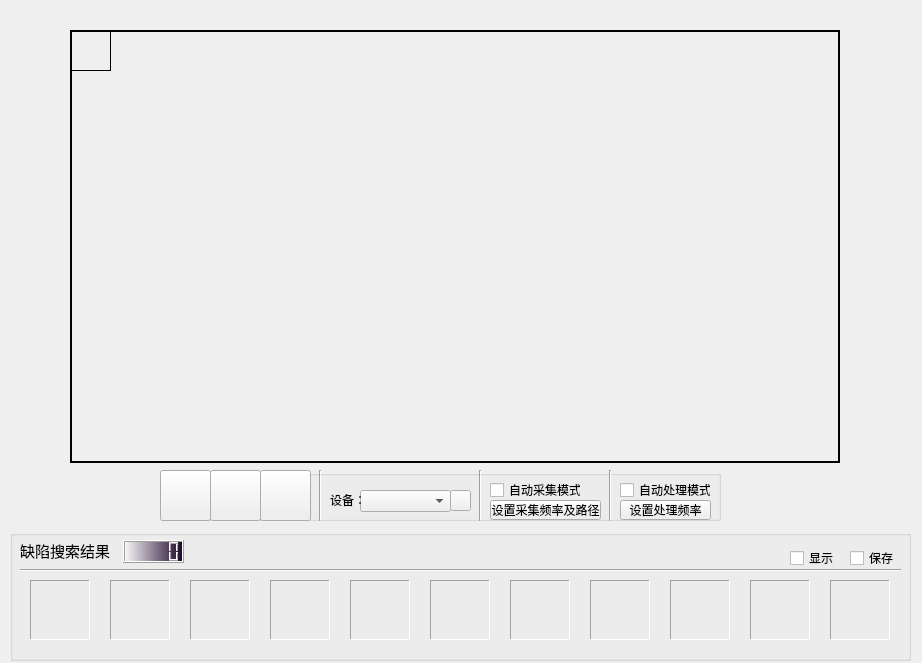
        <widget class="QWidget" name="scrollAreaWidgetContents">
         <property name="geometry">
          <rect>
           <x>0</x>
           <y>-82</y>
           <width>922</width>
           <height>663</height>
          </rect>
         </property>
         <widget class="QGroupBox" name="groupBoxrois">
          <property name="geometry">
           <rect>
            <x>10</x>
            <y>530</y>
            <width>901</width>
            <height>131</height>
           </rect>
          </property>
          <property name="title">
           <string/>
          </property>
          <widget class="QCheckBox" name="checkboxsaveroi">
           <property name="geometry">
            <rect>
             <x>840</x>
             <y>20</y>
             <width>51</width>
             <height>16</height>
            </rect>
           </property>
           <property name="text">
            <string>保存</string>
           </property>
          </widget>
          <widget class="QLCDNumber" name="FlawNumber">
           <property name="geometry">
            <rect>
             <x>113</x>
             <y>10</y>
             <width>61</width>
             <height>23</height>
            </rect>
           </property>
           <property name="font">
            <font>
             <family>Arial</family>
             <weight>75</weight>
             <bold>true</bold>
            </font>
           </property>
           <property name="styleSheet">
            <string notr="true">
background-color: qlineargradient(spread:pad, x1:1, y1:0.511, x2:0, y2:0.517, stop:0 rgba(25, 0, 35, 255), stop:1 rgba(255, 255, 255, 255));</string>
           </property>
           <property name="frameShape">
            <enum>QFrame::Box</enum>
           </property>
           <property name="frameShadow">
            <enum>QFrame::Raised</enum>
           </property>
           <property name="lineWidth">
            <number>1</number>
           </property>
           <property name="smallDecimalPoint">
            <bool>false</bool>
           </property>
           <property name="digitCount">
            <number>5</number>
           </property>
           <property name="segmentStyle">
            <enum>QLCDNumber::Filled</enum>
           </property>
          </widget>
          <widget class="QLabel" name="roilabel_10">
           <property name="geometry">
            <rect>
             <x>740</x>
             <y>50</y>
             <width>60</width>
             <height>60</height>
            </rect>
           </property>
           <property name="frameShape">
            <enum>QFrame::Panel</enum>
           </property>
           <property name="frameShadow">
            <enum>QFrame::Sunken</enum>
           </property>
           <property name="text">
            <string/>
           </property>
           <property name="scaledContents">
            <bool>true</bool>
           </property>
          </widget>
          <widget class="Line" name="line_1">
           <property name="geometry">
            <rect>
             <x>10</x>
             <y>30</y>
             <width>881</width>
             <height>20</height>
            </rect>
           </property>
           <property name="orientation">
            <enum>Qt::Horizontal</enum>
           </property>
          </widget>
          <widget class="QLabel" name="roilabel_5">
           <property name="geometry">
            <rect>
             <x>340</x>
             <y>50</y>
             <width>60</width>
             <height>60</height>
            </rect>
           </property>
           <property name="frameShape">
            <enum>QFrame::Panel</enum>
           </property>
           <property name="frameShadow">
            <enum>QFrame::Sunken</enum>
           </property>
           <property name="text">
            <string/>
           </property>
           <property name="scaledContents">
            <bool>true</bool>
           </property>
          </widget>
          <widget class="QLabel" name="roilabel_8">
           <property name="geometry">
            <rect>
             <x>580</x>
             <y>50</y>
             <width>60</width>
             <height>60</height>
            </rect>
           </property>
           <property name="frameShape">
            <enum>QFrame::Panel</enum>
           </property>
           <property name="frameShadow">
            <enum>QFrame::Sunken</enum>
           </property>
           <property name="text">
            <string/>
           </property>
           <property name="scaledContents">
            <bool>true</bool>
           </property>
          </widget>
          <widget class="QLabel" name="roilabel_3">
           <property name="geometry">
            <rect>
             <x>180</x>
             <y>50</y>
             <width>60</width>
             <height>60</height>
            </rect>
           </property>
           <property name="frameShape">
            <enum>QFrame::Panel</enum>
           </property>
           <property name="frameShadow">
            <enum>QFrame::Sunken</enum>
           </property>
           <property name="text">
            <string/>
           </property>
           <property name="scaledContents">
            <bool>true</bool>
           </property>
          </widget>
          <widget class="QLabel" name="roilabel_7">
           <property name="geometry">
            <rect>
             <x>500</x>
             <y>50</y>
             <width>60</width>
             <height>60</height>
            </rect>
           </property>
           <property name="frameShape">
            <enum>QFrame::Panel</enum>
           </property>
           <property name="frameShadow">
            <enum>QFrame::Sunken</enum>
           </property>
           <property name="text">
            <string/>
           </property>
           <property name="scaledContents">
            <bool>true</bool>
           </property>
          </widget>
          <widget class="QCheckBox" name="checkboxshowroi">
           <property name="geometry">
            <rect>
             <x>780</x>
             <y>20</y>
             <width>51</width>
             <height>16</height>
            </rect>
           </property>
           <property name="text">
            <string>显示</string>
           </property>
          </widget>
          <widget class="QLabel" name="roilabel_1">
           <property name="geometry">
            <rect>
             <x>20</x>
             <y>50</y>
             <width>60</width>
             <height>60</height>
            </rect>
           </property>
           <property name="frameShape">
            <enum>QFrame::Panel</enum>
           </property>
           <property name="frameShadow">
            <enum>QFrame::Sunken</enum>
           </property>
           <property name="text">
            <string/>
           </property>
           <property name="scaledContents">
            <bool>true</bool>
           </property>
          </widget>
          <widget class="QLabel" name="roiarea_2">
           <property name="geometry">
            <rect>
             <x>10</x>
             <y>10</y>
             <width>101</width>
             <height>21</height>
            </rect>
           </property>
           <property name="font">
            <font>
             <family>宋体</family>
             <pointsize>11</pointsize>
            </font>
           </property>
           <property name="text">
            <string>缺陷搜索结果</string>
           </property>
          </widget>
          <widget class="QLabel" name="roilabel_9">
           <property name="geometry">
            <rect>
             <x>660</x>
             <y>50</y>
             <width>60</width>
             <height>60</height>
            </rect>
           </property>
           <property name="frameShape">
            <enum>QFrame::Panel</enum>
           </property>
           <property name="frameShadow">
            <enum>QFrame::Sunken</enum>
           </property>
           <property name="text">
            <string/>
           </property>
           <property name="scaledContents">
            <bool>true</bool>
           </property>
          </widget>
          <widget class="QLabel" name="roilabel_4">
           <property name="geometry">
            <rect>
             <x>260</x>
             <y>50</y>
             <width>60</width>
             <height>60</height>
            </rect>
           </property>
           <property name="frameShape">
            <enum>QFrame::Panel</enum>
           </property>
           <property name="frameShadow">
            <enum>QFrame::Sunken</enum>
           </property>
           <property name="text">
            <string/>
           </property>
           <property name="scaledContents">
            <bool>true</bool>
           </property>
          </widget>
          <widget class="QLabel" name="roilabel_2">
           <property name="geometry">
            <rect>
             <x>100</x>
             <y>50</y>
             <width>60</width>
             <height>60</height>
            </rect>
           </property>
           <property name="frameShape">
            <enum>QFrame::Panel</enum>
           </property>
           <property name="frameShadow">
            <enum>QFrame::Sunken</enum>
           </property>
           <property name="text">
            <string/>
           </property>
           <property name="scaledContents">
            <bool>true</bool>
           </property>
          </widget>
          <widget class="QLabel" name="roilabel_11">
           <property name="geometry">
            <rect>
             <x>820</x>
             <y>50</y>
             <width>60</width>
             <height>60</height>
            </rect>
           </property>
           <property name="frameShape">
            <enum>QFrame::Panel</enum>
           </property>
           <property name="frameShadow">
            <enum>QFrame::Sunken</enum>
           </property>
           <property name="text">
            <string/>
           </property>
           <property name="scaledContents">
            <bool>true</bool>
           </property>
          </widget>
          <widget class="QLabel" name="roilabel_6">
           <property name="geometry">
            <rect>
             <x>420</x>
             <y>50</y>
             <width>60</width>
             <height>60</height>
            </rect>
           </property>
           <property name="frameShape">
            <enum>QFrame::Panel</enum>
           </property>
           <property name="frameShadow">
            <enum>QFrame::Sunken</enum>
           </property>
           <property name="text">
            <string/>
           </property>
           <property name="scaledContents">
            <bool>true</bool>
           </property>
          </widget>
          <widget class="QLabel" name="roilabelt_1">
           <property name="geometry">
            <rect>
             <x>20</x>
             <y>110</y>
             <width>61</width>
             <height>16</height>
            </rect>
           </property>
           <property name="font">
            <font>
             <weight>75</weight>
             <bold>true</bold>
            </font>
           </property>
           <property name="text">
            <string/>
           </property>
          </widget>
          <widget class="QLabel" name="roilabelt_2">
           <property name="geometry">
            <rect>
             <x>100</x>
             <y>110</y>
             <width>61</width>
             <height>16</height>
            </rect>
           </property>
           <property name="text">
            <string/>
           </property>
          </widget>
          <widget class="QLabel" name="roilabelt_3">
           <property name="geometry">
            <rect>
             <x>180</x>
             <y>110</y>
             <width>61</width>
             <height>16</height>
            </rect>
           </property>
           <property name="text">
            <string/>
           </property>
          </widget>
          <widget class="QLabel" name="roilabelt_4">
           <property name="geometry">
            <rect>
             <x>260</x>
             <y>110</y>
             <width>61</width>
             <height>16</height>
            </rect>
           </property>
           <property name="text">
            <string/>
           </property>
          </widget>
          <widget class="QLabel" name="roilabelt_6">
           <property name="geometry">
            <rect>
             <x>420</x>
             <y>110</y>
             <width>61</width>
             <height>16</height>
            </rect>
           </property>
           <property name="text">
            <string/>
           </property>
          </widget>
          <widget class="QLabel" name="roilabelt_5">
           <property name="geometry">
            <rect>
             <x>340</x>
             <y>110</y>
             <width>61</width>
             <height>16</height>
            </rect>
           </property>
           <property name="text">
            <string/>
           </property>
          </widget>
          <widget class="QLabel" name="roilabelt_7">
           <property name="geometry">
            <rect>
             <x>500</x>
             <y>110</y>
             <width>61</width>
             <height>16</height>
            </rect>
           </property>
           <property name="text">
            <string/>
           </property>
          </widget>
          <widget class="QLabel" name="roilabelt_9">
           <property name="geometry">
            <rect>
             <x>660</x>
             <y>110</y>
             <width>61</width>
             <height>16</height>
            </rect>
           </property>
           <property name="text">
            <string/>
           </property>
          </widget>
          <widget class="QLabel" name="roilabelt_8">
           <property name="geometry">
            <rect>
             <x>580</x>
             <y>110</y>
             <width>61</width>
             <height>16</height>
            </rect>
           </property>
           <property name="text">
            <string/>
           </property>
          </widget>
          <widget class="QLabel" name="roilabelt_10">
           <property name="geometry">
            <rect>
             <x>740</x>
             <y>110</y>
             <width>61</width>
             <height>16</height>
            </rect>
           </property>
           <property name="text">
            <string/>
           </property>
          </widget>
          <widget class="QLabel" name="roilabelt_11">
           <property name="geometry">
            <rect>
             <x>820</x>
             <y>110</y>
             <width>61</width>
             <height>16</height>
            </rect>
           </property>
           <property name="text">
            <string/>
           </property>
          </widget>
          <zorder>FlawNumber</zorder>
          <zorder>roilabel_10</zorder>
          <zorder>line_1</zorder>
          <zorder>roilabel_5</zorder>
          <zorder>roilabel_8</zorder>
          <zorder>roilabel_3</zorder>
          <zorder>roilabel_7</zorder>
          <zorder>checkboxshowroi</zorder>
          <zorder>roilabel_1</zorder>
          <zorder>roiarea_2</zorder>
          <zorder>roilabel_9</zorder>
          <zorder>roilabel_4</zorder>
          <zorder>roilabel_2</zorder>
          <zorder>roilabel_11</zorder>
          <zorder>roilabel_6</zorder>
          <zorder>roilabelt_1</zorder>
          <zorder>roilabelt_2</zorder>
          <zorder>roilabelt_3</zorder>
          <zorder>roilabelt_4</zorder>
          <zorder>roilabelt_6</zorder>
          <zorder>roilabelt_5</zorder>
          <zorder>roilabelt_7</zorder>
          <zorder>roilabelt_9</zorder>
          <zorder>roilabelt_8</zorder>
          <zorder>roilabelt_10</zorder>
          <zorder>roilabelt_11</zorder>
          <zorder>checkboxsaveroi</zorder>
         </widget>
         <widget class="QGroupBox" name="groupBox">
          <property name="enabled">
           <bool>true</bool>
          </property>
          <property name="geometry">
           <rect>
            <x>160</x>
            <y>470</y>
            <width>561</width>
            <height>51</height>
           </rect>
          </property>
          <property name="title">
           <string/>
          </property>
          <widget class="QToolButton" name="start">
           <property name="geometry">
            <rect>
             <x>0</x>
             <y>0</y>
             <width>51</width>
             <height>51</height>
            </rect>
           </property>
           <property name="text">
            <string/>
           </property>
           <property name="icon">
            <iconset resource="FlawPicker.qrc">
             <normaloff>:/FlawPicker/Resources/icons/start.png</normaloff>:/FlawPicker/Resources/icons/start.png</iconset>
           </property>
           <property name="iconSize">
            <size>
             <width>35</width>
             <height>35</height>
            </size>
           </property>
          </widget>
          <widget class="QToolButton" name="pause">
           <property name="geometry">
            <rect>
             <x>50</x>
             <y>0</y>
             <width>51</width>
             <height>51</height>
            </rect>
           </property>
           <property name="text">
            <string/>
           </property>
           <property name="icon">
            <iconset resource="FlawPicker.qrc">
             <normaloff>:/FlawPicker/Resources/icons/pause.png</normaloff>:/FlawPicker/Resources/icons/pause.png</iconset>
           </property>
           <property name="iconSize">
            <size>
             <width>35</width>
             <height>35</height>
            </size>
           </property>
          </widget>
          <widget class="QToolButton" name="stopcamera">
           <property name="geometry">
            <rect>
             <x>100</x>
             <y>0</y>
             <width>51</width>
             <height>51</height>
            </rect>
           </property>
           <property name="text">
            <string/>
           </property>
           <property name="icon">
            <iconset resource="FlawPicker.qrc">
             <normaloff>:/FlawPicker/Resources/icons/stop.png</normaloff>:/FlawPicker/Resources/icons/stop.png</iconset>
           </property>
           <property name="iconSize">
            <size>
             <width>35</width>
             <height>35</height>
            </size>
           </property>
          </widget>
          <widget class="QComboBox" name="devicecomboBox">
           <property name="geometry">
            <rect>
             <x>200</x>
             <y>20</y>
             <width>91</width>
             <height>22</height>
            </rect>
           </property>
          </widget>
          <widget class="QLabel" name="devicelabel">
           <property name="geometry">
            <rect>
             <x>170</x>
             <y>20</y>
             <width>31</width>
             <height>20</height>
            </rect>
           </property>
           <property name="text">
            <string>设备：</string>
           </property>
          </widget>
          <widget class="QPushButton" name="updatedevice">
           <property name="geometry">
            <rect>
             <x>290</x>
             <y>20</y>
             <width>21</width>
             <height>21</height>
            </rect>
           </property>
           <property name="text">
            <string/>
           </property>
           <property name="icon">
            <iconset resource="FlawPicker.qrc">
             <normaloff>:/FlawPicker/Resources/icons/update.png</normaloff>:/FlawPicker/Resources/icons/update.png</iconset>
           </property>
           <property name="iconSize">
            <size>
             <width>20</width>
             <height>16</height>
            </size>
           </property>
          </widget>
          <widget class="QCheckBox" name="cameraautopros">
           <property name="geometry">
            <rect>
             <x>460</x>
             <y>10</y>
             <width>91</width>
             <height>20</height>
            </rect>
           </property>
           <property name="text">
            <string>自动处理模式</string>
           </property>
          </widget>
          <widget class="Line" name="line_2">
           <property name="geometry">
            <rect>
             <x>150</x>
             <y>0</y>
             <width>20</width>
             <height>51</height>
            </rect>
           </property>
           <property name="orientation">
            <enum>Qt::Vertical</enum>
           </property>
          </widget>
          <widget class="Line" name="line_3">
           <property name="geometry">
            <rect>
             <x>310</x>
             <y>0</y>
             <width>20</width>
             <height>51</height>
            </rect>
           </property>
           <property name="orientation">
            <enum>Qt::Vertical</enum>
           </property>
          </widget>
          <widget class="QPushButton" name="autosetting">
           <property name="geometry">
            <rect>
             <x>460</x>
             <y>30</y>
             <width>91</width>
             <height>20</height>
            </rect>
           </property>
           <property name="text">
            <string>设置处理频率</string>
           </property>
          </widget>
          <widget class="Line" name="line_5">
           <property name="geometry">
            <rect>
             <x>440</x>
             <y>0</y>
             <width>20</width>
             <height>51</height>
            </rect>
           </property>
           <property name="orientation">
            <enum>Qt::Vertical</enum>
           </property>
          </widget>
          <widget class="QPushButton" name="autograbsetting">
           <property name="geometry">
            <rect>
             <x>330</x>
             <y>30</y>
             <width>111</width>
             <height>20</height>
            </rect>
           </property>
           <property name="text">
            <string>设置采集频率及路径</string>
           </property>
          </widget>
          <widget class="QCheckBox" name="cameraautograb">
           <property name="geometry">
            <rect>
             <x>330</x>
             <y>10</y>
             <width>91</width>
             <height>20</height>
            </rect>
           </property>
           <property name="text">
            <string>自动采集模式</string>
           </property>
          </widget>
         </widget>
         <widget class="QLabel" name="picshow">
          <property name="enabled">
           <bool>true</bool>
          </property>
          <property name="geometry">
           <rect>
            <x>70</x>
            <y>30</y>
            <width>770</width>
            <height>433</height>
           </rect>
          </property>
          <property name="cursor">
           <cursorShape>CrossCursor</cursorShape>
          </property>
          <property name="frameShape">
           <enum>QFrame::WinPanel</enum>
          </property>
          <property name="frameShadow">
           <enum>QFrame::Plain</enum>
          </property>
          <property name="lineWidth">
           <number>2</number>
          </property>
          <property name="midLineWidth">
           <number>0</number>
          </property>
          <property name="text">
           <string/>
          </property>
          <property name="pixmap">
           <pixmap resource="FlawPicker.qrc">:/FlawPicker/Resources/icons/bkgd.png</pixmap>
          </property>
          <property name="scaledContents">
           <bool>true</bool>
          </property>
         </widget>
         <widget class="QLabel" name="result">
          <property name="geometry">
           <rect>
            <x>70</x>
            <y>30</y>
            <width>41</width>
            <height>41</height>
           </rect>
          </property>
          <property name="frameShape">
           <enum>QFrame::Box</enum>
          </property>
          <property name="text">
           <string/>
          </property>
          <property name="pixmap">
           <pixmap resource="FlawPicker.qrc">:/FlawPicker/Resources/icons/nosig.png</pixmap>
          </property>
          <property name="scaledContents">
           <bool>true</bool>
          </property>
         </widget>
        </widget>
